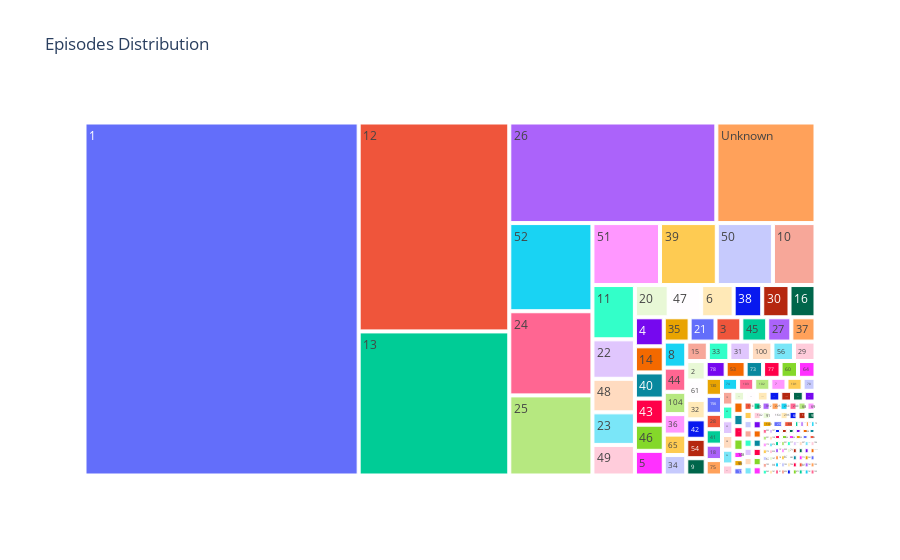

The notebook cell saved with this chart:
### Code cell
episodes_df = cu_anime_df["episodes"].value_counts().to_frame()
episodes_df = episodes_df.reset_index()
fig = px.treemap(episodes_df, path=['episodes'], values='count', title="Episodes Distribution")
fig.show()

### Figure 1 — Plotly figure (JSON) as saved in the notebook; plotly's stock layout.template omitted (floating-point values rounded to 4 significant figures; data arrays with more than 128 entries replaced by an {"elided": "..."} marker saying what was removed)
{"data": [{"branchvalues": "total", "domain": {"x": [0, 1], "y": [0, 1]}, "hovertemplate": "labels=%{label}<br>count=%{value}<br>parent=%{parent}<br>id=%{id}<extra></extra>", "ids": {"elided": "187 str values"}, "labels": {"elided": "187 str values"}, "name": "", "parents": {"elided": "187 str values"}, "type": "treemap", "values": {"elided": "187 float values"}}], "layout": {"legend": {"tracegroupgap": 0}, "title": {"text": "Episodes Distribution"}}}
